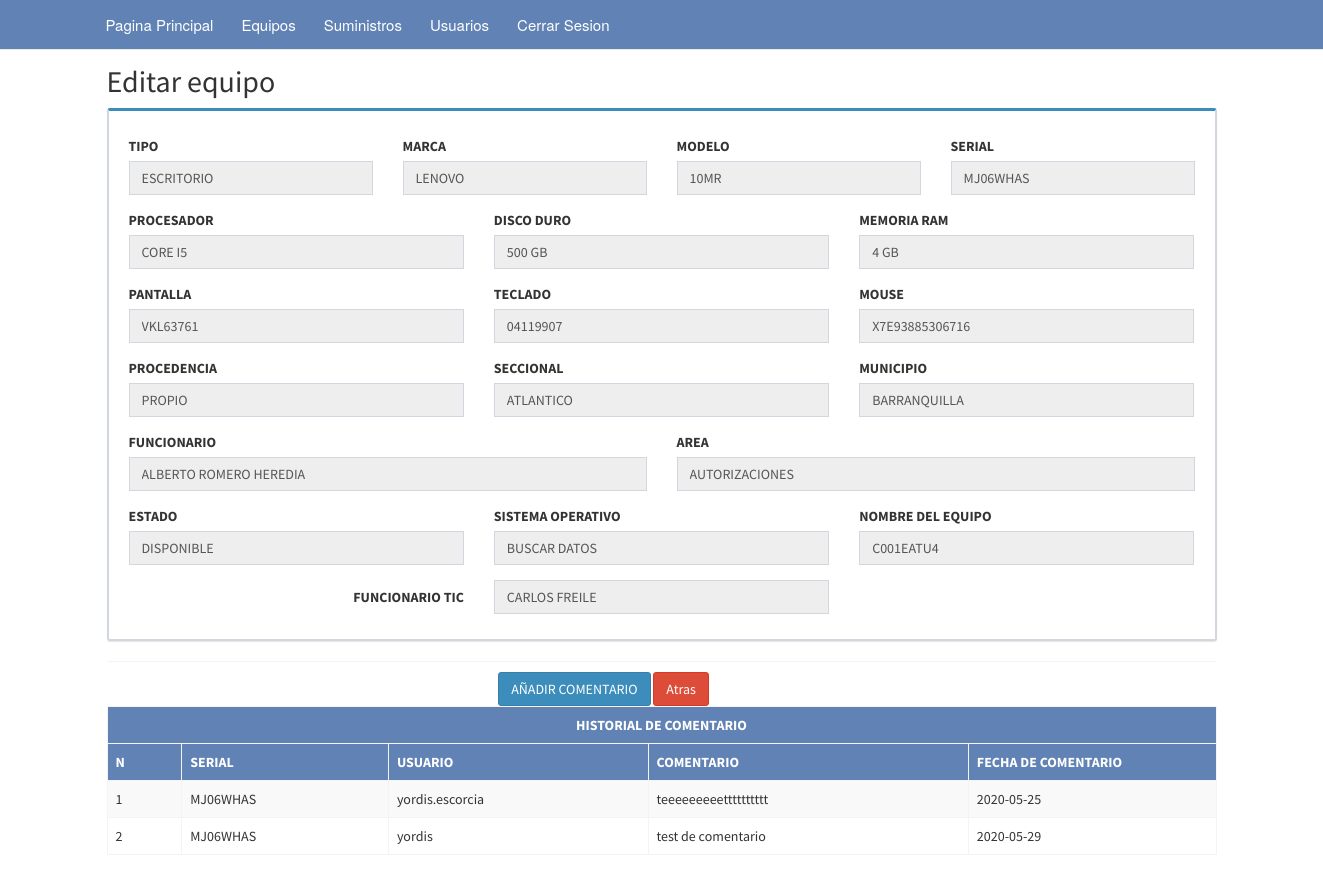
/vistaequipo.php?id=MJ06WHAS (signed in), run on the app's committed database.
### tables this page shows
CREATE TABLE IF NOT EXISTS `db_equipos` (
  `id` int(11) NOT NULL AUTO_INCREMENT,
  `tipo` varchar(50) DEFAULT NULL,
  `marca` varchar(50) NOT NULL,
  `modelo` varchar(50) NOT NULL,
  `serial` varchar(50) NOT NULL,
  `procesador` varchar(50) NOT NULL,
  `disco` varchar(50) NOT NULL,
  `memoria` varchar(50) NOT NULL,
  `pantalla` varchar(50) NOT NULL,
  `teclado` varchar(50) NOT NULL,
  `mouse` varchar(50) NOT NULL,
  `procedencia` varchar(50) NOT NULL,
  `seccional` varchar(60) NOT NULL,
  `municipio` varchar(60) NOT NULL,
  `funcionario` varchar(100) NOT NULL,
  `area` varchar(100) NOT NULL,
  `estado` varchar(50) NOT NULL,
  `sistemaoperativo` varchar(50) NOT NULL,
  `nombrepc` varchar(50) NOT NULL,
  `entregadopor` varchar(100) NOT NULL,
  `fechaentrega` date NOT NULL,
  PRIMARY KEY (`id`)
);

CREATE TABLE IF NOT EXISTS `db_comentarios` (
  `id` int(11) NOT NULL AUTO_INCREMENT,
  `serial` varchar(50) DEFAULT NULL,
  `usuario` varchar(50) DEFAULT NULL,
  `comentario` varchar(50) DEFAULT NULL,
  `fechacomentario` date DEFAULT NULL,
  PRIMARY KEY (`id`)
);

### vistaequipo.php (the view, shortened to what this page needs)
<?php
include('session.php');
?>
<!DOCTYPE html>
<html lang="es">
<head>
</head>
<body>
	<nav class="navbar navbar-default navbar-fixed-top">
		<?php include("nav.php"); ?>
	</nav>
	<div class="container">
		<div class="content">
			<h2>Editar equipo</h2>
			<?php
			$id = mysqli_real_escape_string($con, (strip_tags($_GET["id"], ENT_QUOTES)));
			$sql = mysqli_query($con, "SELECT * FROM db_equipos WHERE serial='$id'");
			if (mysqli_num_rows($sql) == 0) {
				header("Location: index.php");
			} else {
				$row = mysqli_fetch_assoc($sql);
			}
			?>
			<div class="box box-primary">
				<form class="form-horizontal" action="acciones/editar.php" method="post">
					<div class="box-body">
						<div class="form-group">
							<div class="col-sm-3">
								<label>TIPO</label>
								<input type="text" name="tipo" class="form-control" value="<?php echo $row['tipo']; ?>" readonly>
							</div>
							<div class="col-sm-3">
								<label>MARCA</label>
								<input type="text" name="marca" class="form-control" value="<?php echo $row['marca']; ?>" readonly>
							</div>
							<div class="col-sm-3">
								<label>MODELO</label>
								<input type="text" name="modelo" class="form-control" value="<?php echo $row['modelo']; ?>" readonly>
							</div>
							<div class="col-sm-3">
								<label>SERIAL</label>
								<input type="text" name="serial" class="form-control" value="<?php echo $row['serial']; ?>" readonly>
							</div>
						</div>
						<div class="form-group">
							<div class="col-sm-4">
								<label>PROCESADOR</label>
								<input type="text" name="procesador" class="form-control" value="<?php echo $row['procesador']; ?>" readonly>
							</div>
							<div class="col-sm-4">
								<label>DISCO DURO</label>
								<input type="text" name="disco" class="form-control" value="<?php echo $row['disco']; ?>" readonly>
							</div>
							<div class="col-sm-4">
								<label>MEMORIA RAM</label>
								<input type="text" name="memoria" class="form-control" value="<?php echo $row['memoria']; ?>" readonly>
							</div>
						</div>
						<div class="form-group">
							<div class="col-sm-4">
								<label>PANTALLA</label>
								<input type="text" name="pantalla" class="form-control" value="<?php echo $row['pantalla']; ?>" readonly>
							</div>
							<div class="col-sm-4">
								<label>TECLADO</label>
								<input type="text" name="teclado" class="form-control" value="<?php echo $row['teclado']; ?>" readonly>
							</div>
							<div class="col-sm-4">
								<label>MOUSE</label>
								<input type="text" name="mouse" class="form-control" value="<?php echo $row['mouse']; ?>" readonly>
							</div>
						</div>
						<div class="form-group">
							<div class="col-sm-4">
								<label>PROCEDENCIA</label>
								<input type="text" name="procedencia" class="form-control" value="<?php echo $row['procedencia']; ?>" readonly>
							</div>
							<div class="col-sm-4">
								<label>SECCIONAL</label>
								<input type="text" name="seccional" class="form-control" value="<?php echo $row['seccional']; ?>" readonly>
							</div>
							<div class="col-sm-4">
								<label>MUNICIPIO</label>
								<input type="text" name="municipio" class="form-control" value="<?php echo $row['municipio']; ?>" readonly>
							</div>
						</div>
						<div class="form-group">
							<div class="col-sm-6">
								<label>FUNCIONARIO</label>
								<input type="text" name="funcionario" class="form-control" value="<?php echo $row['funcionario']; ?>" readonly>
							</div>
							<div class="col-sm-6">
								<label>AREA</label>
								<input type="text" name="area" class="form-control" value="<?php echo $row['area']; ?>" readonly>
							</div>
						</div>
						<div class="form-group">
							<div class="col-sm-4">
								<label>ESTADO</label>
								<input type="text" name="estado" class="form-control" value="<?php echo $row['estado']; ?>" readonly>
							</div>
							<div class="col-sm-4">
								<label>SISTEMA OPERATIVO</label>
								<input type="text" name="sistemaoperativo" class="form-control" value="<?php echo $row['sistemaoperativo']; ?>" readonly>
							</div>
							<div class="col-sm-4">
								<label>NOMBRE DEL EQUIPO</label>
								<input type="text" name="nombrepc" class="form-control" value="<?php echo $row['nombrepc']; ?>" readonly>
							</div>
						</div>
						<div class="form-group">
							<label class="col-sm-4 control-label">FUNCIONARIO TIC</label>
							<div class="col-sm-4">
								<input type="text" name="entregadopor" class="form-control" value="<?php echo $row['entregadopor']; ?>" readonly>
							</div>
						</div>
					</div>
				</form>
			</div>
			<div class="box-footer">
				<div class="form-group">
					<div class="col-sm-offset-4 col-sm-10">
						<a href="" class="btn btn-primary" data-toggle="modal" data-target="#add-stock">AÑADIR COMENTARIO</a>
						<a href="equipos.php" class="btn btn-danger">Atras</a>
					</div>
				</div>
			</div>
			<table class="table table-bordered table-striped table-hover">
				<tr style="color:white; background-color:#6082b4">
					<th class='text-center' colspan=5>HISTORIAL DE COMENTARIO</th>
				</tr>
				<tr class='text-center' style="color:white; background-color:#6082b4">
					<th class="center">N</th>
					<th class="center">SERIAL</th>
					<th class="center">USUARIO</th>
					<th class="center">COMENTARIO</th>
					<th class="center">FECHA DE COMENTARIO</th>
				</tr>
				<?php
				$no = 1;
				$query = mysqli_query($con, "SELECT serial, usuario, comentario, fechacomentario  FROM db_comentarios WHERE serial='$_GET[id]'")
					or die('error: ' . mysqli_error($con));
				while ($data = mysqli_fetch_assoc($query)) {
					echo '
                      <tr>
                        <td width="30" class="center">' . $no . '</td>
                        <td width="80" class="center">' . $data['serial'] . '</td>
                        <td width="80" class="center">' . $data['usuario'] . '</td>
						<td width="80" class="center">' . $data['comentario'] . '</td>
						<td width="80" class="center">' . $data['fechacomentario'] . '</td>
                      </tr>
                      ';
					$no++;
				}
				?>
			</table>
		</div>
	</div>
</body>
</html>

### nav.php (shortened to what this page needs)
	<link href="css/AdminLTE.css" rel="stylesheet">
	<link href="css/style_nav.css" rel="stylesheet">
	<link href="modal/bootstrap.min.css" rel="stylesheet" type="text/css" />
<link href="modal/AdminLTE.min.css" rel="stylesheet" type="text/css" />
	<div class="container">
<nav id="menu">
<ul>
 <li><a href="dasboard.php">Pagina Principal</a></li>
 <li><a href="equipos.php">Equipos</a>
 <li><a href="suministros.php">Suministros</a>
 <li><a href="usuarios.php">Usuarios</a>
<li><a href="logout.php">Cerrar Sesion</a></li>
</ul>
</nav>
	</div>

### css/style_nav.css (style rules this page uses)
.navbar-default { background-color: #6082b4; border-color: #1abc9c; }
#menu ul { list-style: none; margin: 0; padding: 0; }
#menu ul li { background-color: #6082b4; }
#menu ul a { display: block; color: #fff; font-weight: 400; font-size: 15px; padding: 14px; font-family: "HelveticaNeue", "Helvetica Neue", Helvetica, Arial, sans-serif; background-color: transparent; }
#menu ul li { position: relative; float: left; margin: 0; padding: 0; }

### vistaequipo.php (style rules this page uses)
.content { margin-top: 30px; }

### data on the page
db_equipos: tipo "ESCRITORIO", marca "LENOVO", modelo "10MR", serial "MJ06WHAS", procesador "CORE I5", disco "500 GB", memoria "4 GB", pantalla "VKL63761", teclado "04119907", mouse "X7E93885306716", procedencia "PROPIO", seccional "ATLANTICO", municipio "BARRANQUILLA", funcionario "ALBERTO ROMERO HEREDIA", area "AUTORIZACIONES", estado "DISPONIBLE", sistemaoperativo "BUSCAR DATOS", nombrepc "C001EATU4", entregadopor "CARLOS FREILE"
db_comentarios: serial "MJ06WHAS", usuario "yordis.escorcia", comentario "teeeeeeeeetttttttttt", fechacomentario "2020-05-25"
db_comentarios: serial "MJ06WHAS", usuario "yordis", comentario "test de comentario", fechacomentario "2020-05-29"
